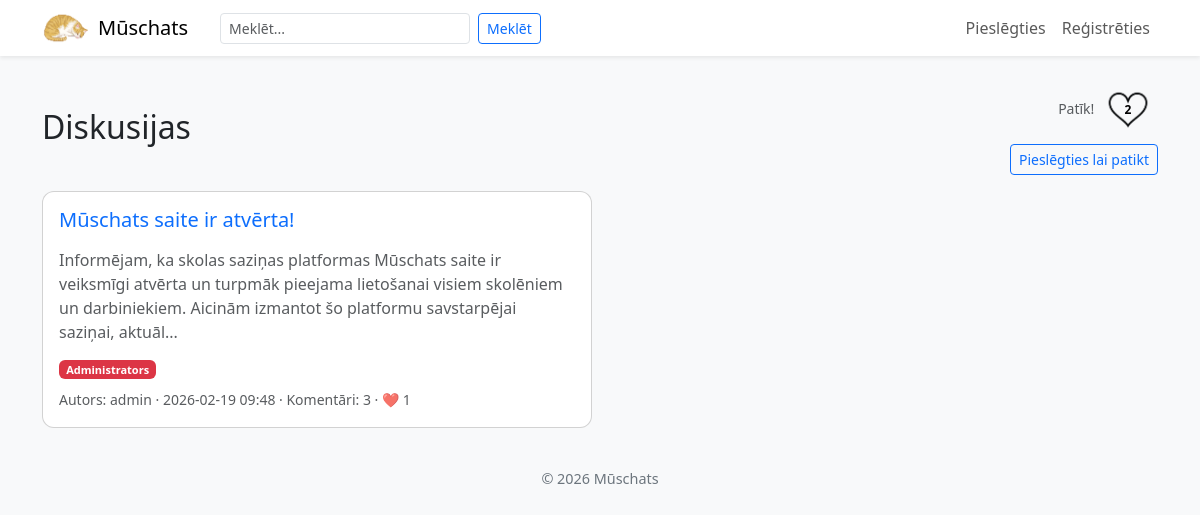
Before: / with the older database file.
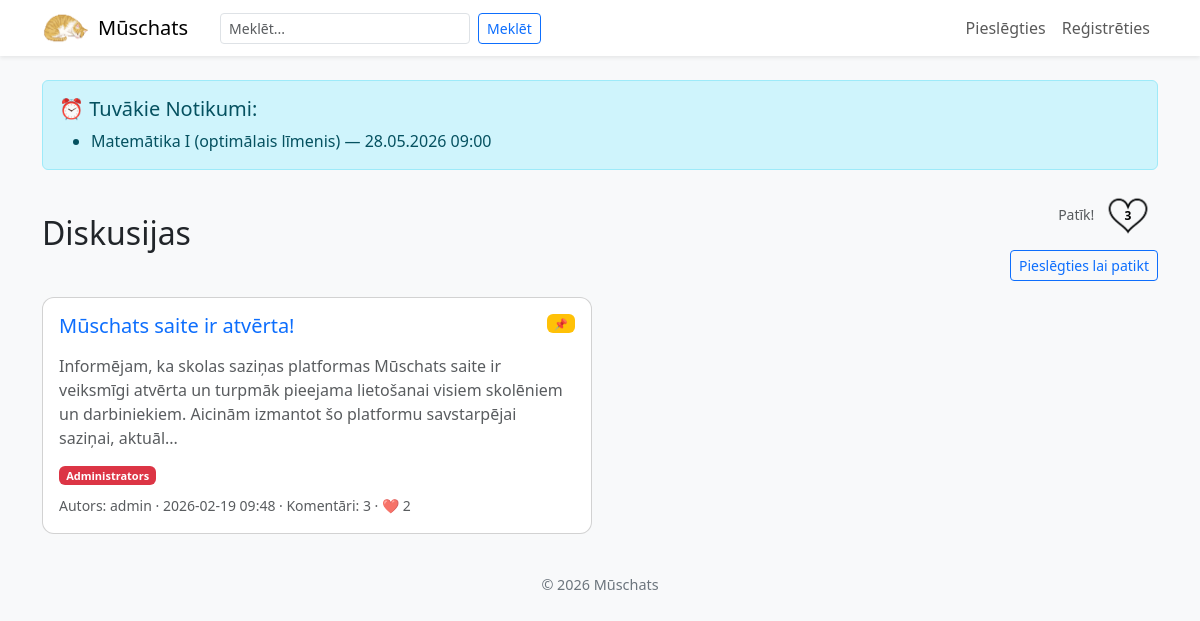
After: the same page with the newer database file.
### app.py (models this page shows)
class Diskusijas(db.Model):
    __tablename__ = 'Diskusijas'
    id = db.Column(db.Integer, primary_key=True)
    virsraksts = db.Column(db.String(200), nullable=False)
    saturs = db.Column(db.Text, nullable=False)
    lietotaja_id = db.Column(db.Integer, db.ForeignKey('Lietotaji.id'), nullable=False)
    datums = db.Column(db.DateTime, default=datetime.utcnow)
    ir_redigets = db.Column(db.Boolean, default=False)
    redigets_datums = db.Column(db.DateTime, nullable=True)
    ir_piefikseta = db.Column(db.Boolean, default=False)
    ir_slegta = db.Column(db.Boolean, default=False)
    komentari = db.relationship('Komentari', backref='diskusija', lazy=True, cascade='all, delete-orphan')
    lietotajs = db.relationship('Lietotaji', backref='diskusijas')
    patikumi = db.relationship('DiskusijaPatikumi', backref='diskusija', lazy=True, cascade='all, delete-orphan')

class Lietotaji(db.Model):
    __tablename__ = 'Lietotaji'
    id = db.Column(db.Integer, primary_key=True)
    lietotajvards = db.Column(db.String(80), unique=True, nullable=False)
    parole = db.Column(db.String(255), nullable=False)
    vards = db.Column(db.String(80), nullable=False)
    uzvards = db.Column(db.String(80), nullable=False)
    loma = db.Column(db.String(80), nullable=False)
    konta_bilde = db.Column(db.String(255), nullable=True)
    bio = db.Column(db.Text, nullable=True)
    epasts = db.Column(db.String(120), nullable=False, unique=True)
    ir_apstiprinats = db.Column(db.Boolean, default=True)
    reputacija = db.Column(db.Integer, default=0)

class Notikumi(db.Model):
    __tablename__ = 'Notikumi'
    id = db.Column(db.Integer, primary_key=True)
    nosaukums = db.Column(db.String(200), nullable=False)
    apraksts = db.Column(db.Text, nullable=True)
    datums = db.Column(db.DateTime, nullable=False)
    tips = db.Column(db.String(50), nullable=False)
    raditas_datums = db.Column(db.DateTime, default=datetime.utcnow)

### app.py (the view)
@app.route("/")
def index():
    patikums = get_patikumi()
    diskusijas = Diskusijas.query.order_by(
        Diskusijas.ir_piefikseta.desc(),
        Diskusijas.datums.desc()
    ).all()
    notikumi = Notikumi.query.filter(
        Notikumi.datums >= datetime.utcnow()
    ).order_by(Notikumi.datums.asc()).limit(5).all()
    return render_template(
        "index.html",
        diskusijas=diskusijas,
        patikumi=patikums.skaits,
        ir_piesledzis='lietotajvards' in session,
        Notikumi=notikumi
    )

### app.py (called while the page is built)
def get_patikumi():
    patikums = Patikumi.query.first()
    if not patikums:
        patikums = Patikumi(skaits=0)
        db.session.add(patikums)
        db.session.commit()
    count = Patikumi_lietotajs.query.count()
    if patikums.skaits != count:
        patikums.skaits = count
        db.session.commit()
    return patikums

@app.context_processor
def inject_common():
    return {
        'ir_piesledzis': 'lietotajvards' in session,
        'current_year': datetime.utcnow().year
    }

### templates/index.html (shortened to what this page needs)
{% extends "layout.html" %}
{% block content %}
{% if Notikumi %}
    <div class="alert alert-info mb-3">
        <h5 class="mb-2">⏰ Tuvākie Notikumi:</h5>
        <ul class="mb-0">
            {% for notikums in Notikumi %}
                <li>{{ notikums.nosaukums }} — {{ notikums.datums.strftime('%d.%m.%Y %H:%M') }}</li>
            {% endfor %}
        </ul>
    </div>
{% endif %}
<div class="d-flex justify-content-between align-items-center mb-3">
    <h2 class="mb-0">Diskusijas</h2>
    <div class="text-end">
        <div class="small text-muted">
            <a href="{{ url_for('patikt') }}" class="text-decoration-none text-muted" style="cursor: pointer;">Patīk!
                <div style="position: relative; display: inline-block; width: 60px; height: 60px;">
                    <img src="{{ url_for('static', filename='sirds.png') }}" alt="" style="width: 100%; height: 100%;">
                    <strong style="position: absolute; top: 50%; left: 50%; transform: translate(-50%, -50%); color: rgb(0, 0, 0); font-size: 12px; font-weight: bold;">{{ patikumi }}</strong>
                </div>
            </a>
        </div>
        {% if not ir_piesledzis %}
            <a href="{{ url_for('login') }}" class="btn btn-sm btn-outline-primary mt-1">Pieslēgties lai patikt</a>
        {% endif %}
    </div>
</div>
{% if diskusijas %}
    <div class="row g-3">
        {% for d in diskusijas %}
            <div class="col-12 col-md-6">
                <div class="card h-100">
                    <div class="card-body d-flex flex-column">
                        <div class="d-flex justify-content-between align-items-start mb-2">
                            <h5 class="card-title flex-grow-1"><a href="{{ url_for('diskusija', diskusijas_id=d.id) }}" class="stretched-link text-decoration-none">{{ d.virsraksts }}</a></h5>
                            {% if d.ir_piefikseta %}
                                <span class="badge bg-warning" style="font-size: 11px;">📌</span>
                            {% endif %}
                        </div>
                        <p class="card-text text-muted mb-3">{{ d.saturs[:200] }}{% if d.saturs|length > 200 %}...{% endif %}</p>
                        <div class="mt-auto">
                            <div class="d-flex align-items-center mb-2">
                                {% if d.lietotajs.loma == 'Administrators' %}
                                    <span class="badge bg-danger" style="font-size: 11px;">Administrators</span>
                                {% endif %}
                            </div>
                            <small class="text-muted">Autors: {{ d.lietotajs.lietotajvards }} · {{ d.datums.strftime('%Y-%m-%d %H:%M') }} · Komentāri: {{ d.komentari|length }} · ❤️ {{ d.patikumi|length }}</small>
                        </div>
                    </div>
                </div>
            </div>
        {% endfor %}
    </div>
{% else %}
    <p class="text-muted">Nav nevienas diskusijas.</p>
{% endif %}
{% endblock %}

### templates/layout.html (shortened to what this page needs)
<!DOCTYPE html>
<html lang="lv">
<head>
    <link href="https://cdn.jsdelivr.net/npm/bootstrap@5.3.1/dist/css/bootstrap.min.css" rel="stylesheet">
</head>
<body>
  <nav class="navbar navbar-expand-lg navbar-light bg-white shadow-sm">
    <div class="container">
      <a class="navbar-brand d-flex align-items-center" href="{{ url_for('index') }}">
        <img src="{{ url_for('static', filename='cat.gif') }}" alt="" style="width:48px;height:30px;" class="me-2">
        <span>Mūschats</span>
      </a>
      <div class="collapse navbar-collapse" id="mainNav">
        <div class="navbar-nav me-auto ms-3">
          <form class="d-flex" action="{{ url_for('search') }}" method="GET">
            <input class="form-control form-control-sm me-2" style="width: 250px;" type="search" placeholder="Meklēt..." name="q">
            <button class="btn btn-outline-primary btn-sm" type="submit">Meklēt</button>
          </form>
        </div>
        <ul class="navbar-nav ms-auto align-items-center">
          {% if ir_piesledzis %}
            <a href="{{ url_for('konts') }}" class="text-decoration-none">
                <li class="nav-item d-flex align-items-center me-3">
                {% if session.get('konta_bilde') %}
                  <img src="{{ url_for('static', filename='uploads/' + session.get('konta_bilde')) }}" alt="" class="rounded-circle me-2" style="width:34px;height:34px;object-fit:cover;">
                {% endif %}
                <span>Sveiki, <strong>{{ session['vards'] }}</strong></span>
              </li>
            </a>
            <li class="nav-item"><a class="nav-link" href="{{ url_for('leaderboard') }}">Rangs</a></li>
            <li class="nav-item"><a class="nav-link" href="{{ url_for('jauna_diskusija') }}">Jauna diskusija</a></li>
            {% if session.get('loma') == 'Administrators' %}
              <li class="nav-item dropdown">
                <a class="nav-link dropdown-toggle" href="#" id="adminMenu" role="button" data-bs-toggle="dropdown">
                  Admins
                </a>
                <ul class="dropdown-menu" aria-labelledby="adminMenu">
                  <li><a class="dropdown-item" href="{{ url_for('admin_panel') }}">Lietotāju pārvalde</a></li>
                  <li><a class="dropdown-item" href="{{ url_for('admin_Notikumi') }}">Notikumi</a></li>
                </ul>
              </li>
            {% endif %}
            <li class="nav-item"><a class="nav-link" href="{{ url_for('logout') }}">Atteikties</a></li>
          {% else %}
            <li class="nav-item"><a class="nav-link" href="{{ url_for('login') }}">Pieslēgties</a></li>
            <li class="nav-item"><a class="nav-link" href="{{ url_for('register') }}">Reģistrēties</a></li>
          {% endif %}
        </ul>
      </div>
    </div>
  </nav>
  <main class="container py-4">
    {% block content %}{% endblock %}
  </main>
  <footer class="site-footer text-center py-3">
    <div class="container">© {{ current_year if current_year is defined else '' }} Mūschats</div>
  </footer>
</body>
</html>

### templates/layout.html (style rules this page uses)
body { background: #f8f9fa; }
.card { border-radius: .75rem; }
.site-footer { font-size: .9rem; color:#6c757d; }

Changed rows visible on the page:
added Notikumi: nosaukums "Matemātika I (optimālais līmenis)", datums "28.05.2026 09:00"
changed Diskusijas "Mūschats saite ir atvērta!": patikumi|length "1" → "2"; now shows "📌"
Other visible differences:
{{ patikumi }}: "2" → "3"
text now shown: "⏰ Tuvākie Notikumi:"
